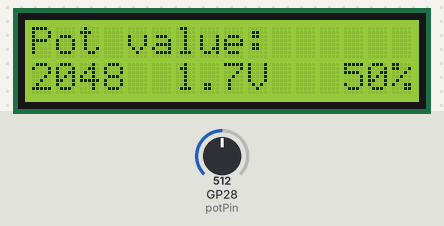
This sketch was run on a simulated Raspberry Pi Pico. On the bench: 16×2 character LCD. Inputs (shaded band) come from the test bench; at power-on: GP28 (potPin) = 512 (analog values on the 0–1023 scale).

Above: at 1.2 s.
1.3 s: GP28 (potPin) set to 716
At 2.0 s:
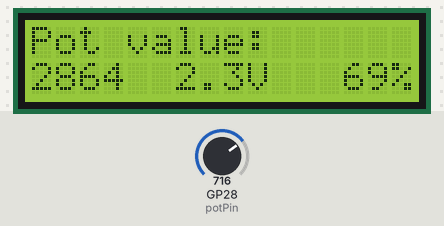
2.8 s: GP28 (potPin) set to 900
At 3.9 s:
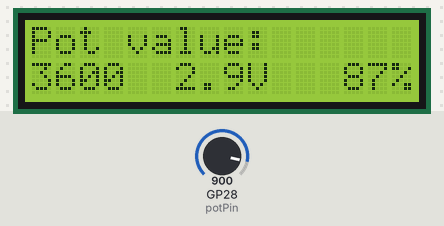
4.3 s: GP28 (potPin) set to 1023
At 5.6 s:
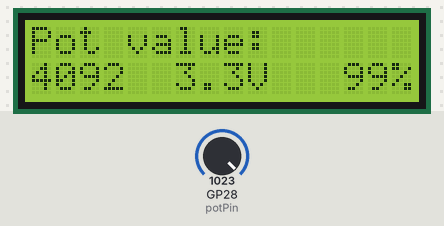
Timing chart, 0 to 7.3 s (numbered marks = the images above; inputs shaded):
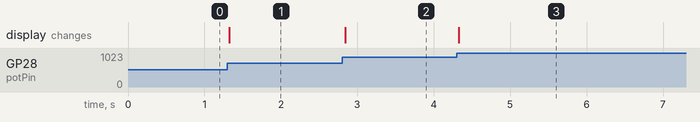

Measured:
- after the input at 1.3 s, the display: changes at once (image 1)
- after the input at 2.8 s, the display: changes after 0.05 s (image 2)
- after the input at 4.3 s, the display: changes at once (image 3)

The sketch:

E06-POT-LCD.ino
```cpp
#include <Arduino.h>
#include <LiquidCrystal_I2C.h>

// Initialize the LCD
LiquidCrystal_I2C lcd(0x27, 16, 2);

// Define ADC for pin 34
const int potPin = A2;

// Use 12 bit precision for PWM and ADC
const int resolution = 12;

// Buffer for LCD display
char buf[17];

void setup() {
    // Initialize the LCD
    lcd.init();
    lcd.backlight();

    // Set resolution for PWM
    analogWriteResolution(resolution);

    // Set ADC resolution to 12 bits (0-4095)
    analogReadResolution(resolution);
}

void loop() {
    // Read analog value
    int analogValue = analogRead(potPin);

    // Print header on line 1
    lcd.setCursor(0, 0);
    sprintf(buf, "Pot value:");
    lcd.print(buf);

    // Map ADC value to percentage (0 - 100%)
    int percentValue = map(analogValue, 0, 4095, 0, 100);

    // Map ADC to voltage (0-3.3V)
    float voltageValue = (float)analogValue * 3.3 / 4095;

    // Print raw and mapped values on line 2
    lcd.setCursor(0, 1);
    sprintf(buf, "%4d  %1.1fV  %3d%%", analogValue, voltageValue, percentValue);
    lcd.print(buf);

    // Small delay to avoid flickering
    delay(10);
}
```
